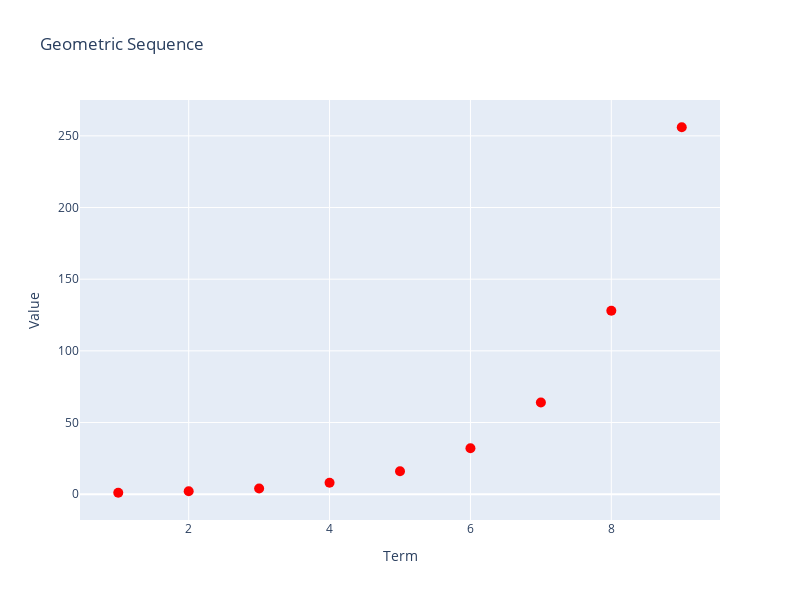

Notebook code for this chart:
### Code cell
trace = go.Scatter(x = x, y = y, name = "Sequence", mode = "markers", marker = dict(size = 10, color = "red"))

fig = go.Figure(data = [trace], layout = dict(title = "Geometric Sequence", 
                                              xaxis = dict(title = "Term"), yaxis = dict(title = "Value"),
                                             height = 600, width = 800))

fig.show()

### Figure 1 — Plotly figure (JSON) as saved in the notebook; plotly's stock layout.template omitted (floating-point values rounded to 4 significant figures)
{"data": [{"marker": {"color": "red", "size": 10}, "mode": "markers", "name": "Sequence", "type": "scatter", "x": [1, 2, 3, 4, 5, 6, 7, 8, 9], "y": [1, 2, 4, 8, 16, 32, 64, 128, 256]}], "layout": {"height": 600, "title": {"text": "Geometric Sequence"}, "width": 800, "xaxis": {"autorange": true, "range": [0.457, 9.543], "title": {"text": "Term"}, "type": "linear"}, "yaxis": {"autorange": true, "range": [-18.01, 275.0], "title": {"text": "Value"}, "type": "linear"}}}
